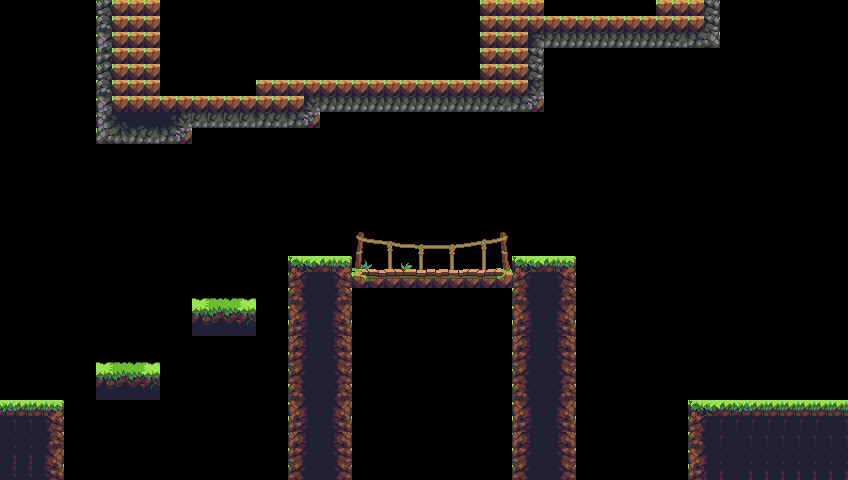

Below is a game level as drawn by its tile map, then a one-line description and the .tmx that defines it (tile-layer data replaced by summaries):
An orthogonal 53x30 tile map with 16x16 px tiles, 2 tile layers (collisions, Plateforme), 4 hidden layers not drawn, 3 tilesets.

<map version="1.4" tiledversion="1.4.3" orientation="orthogonal" renderorder="right-down" width="53" height="30" tilewidth="16" tileheight="16" infinite="0" nextlayerid="7" nextobjectid="1">
 <tileset firstgid="1" source="Background.tsx" />
 <tileset firstgid="31801" source="Jungle_terrain.tsx" />
 <tileset firstgid="33481" source="objects.tsx" />
 <layer id="6" name="collisions" width="53" height="30">
  <data>[1590 cells, 344 non-empty, 1 distinct tile ids]</data>
 </layer>
 <layer id="1" name="Background" width="53" height="30" visible="0">
  <data>[1590 cells, 1590 non-empty, 1590 distinct tile ids]</data>
 </layer>
 <layer id="2" name="Background2" width="53" height="30" visible="0">
  <data>[1590 cells, 250 non-empty, 32 distinct tile ids]</data>
 </layer>
 <layer id="4" name="Water" width="53" height="30" visible="0">
  <data>[1590 cells, 70 non-empty, 6 distinct tile ids]</data>
 </layer>
 <layer id="3" name="Plateforme" width="53" height="30">
  <data>[1590 cells, 307 non-empty, 107 distinct tile ids]</data>
 </layer>
 <layer id="5" name="Foreground" width="53" height="30" visible="0">
  <data>[1590 cells, 34 non-empty, 34 distinct tile ids]</data>
 </layer>
</map>
